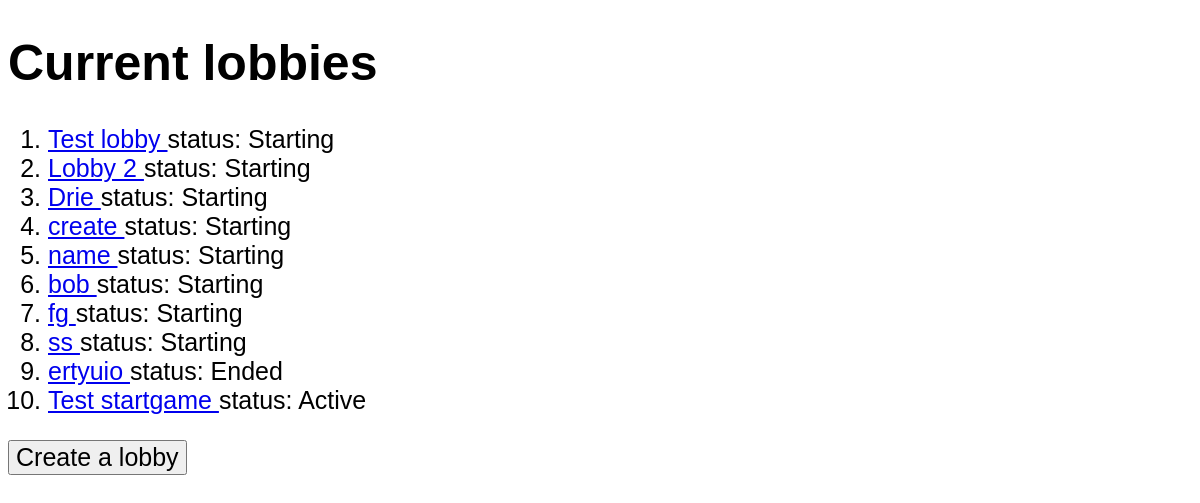
The page /lobby/ on the database as committed earlier.
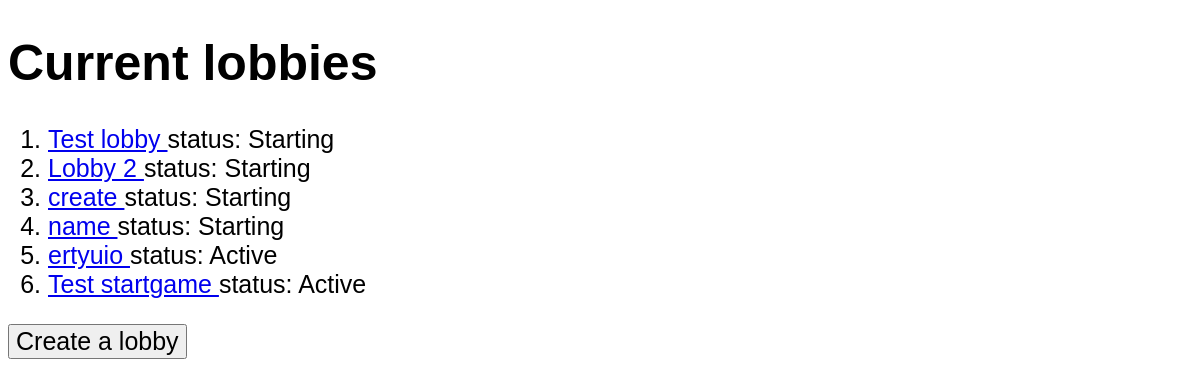
The same page on the database as committed later.
### lobby/models.py (models this page shows, shortened)
class Lobby(models.Model):
    name = models.CharField(max_length=255)
    max_players = models.IntegerField(default=0)
    players = models.ManyToManyField(User, default=None, blank=True)
    game_status = models.IntegerField(choices=GAME_STATUS)
    game_admin = models.ForeignKey(User, on_delete=models.CASCADE, related_name='game_admin')

### lobby/views.py (the view)
# urls.py: path('lobby/', MainLobbyView.as_view(), name='mainlobby'),
class MainLobbyView(View):
    def get(self, request):
        lobbies = Lobby.objects.all()
        return render(request, 'lobby/main.html', {'lobbies': lobbies})

### templates/lobby/main.html (shortened to what this page needs)
<!DOCTYPE html>
<html lang="en">
<head>
</head>
<body>
    <h1>Current lobbies</h1>
<ol>
    {% for l in lobbies %}
        <li><a href="/lobby/{{ l.id }}/">{{ l.name }} </a> status: {{ l.get_game_status_display }}</li>
    {% endfor %}
</ol>
    <a class="fonts" href="/lobby/CreateLobby/"><button class="fonts">Create a lobby</button></a>
</body>
</html>

### templates/lobby/main.html (style rules this page uses)
* { font-family: Arial; }
body { font-size: 25px; }
.fonts { font-size: 25px; }

Rows that differ between the two databases and show on the page:
removed Lobby: name "Drie", game_status "Starting"
removed Lobby: name "bob", game_status "Starting"
removed Lobby: name "fg", game_status "Starting"
removed Lobby: name "ss", game_status "Starting"
changed Lobby "ertyuio": game_status "Ended" → "Active"
